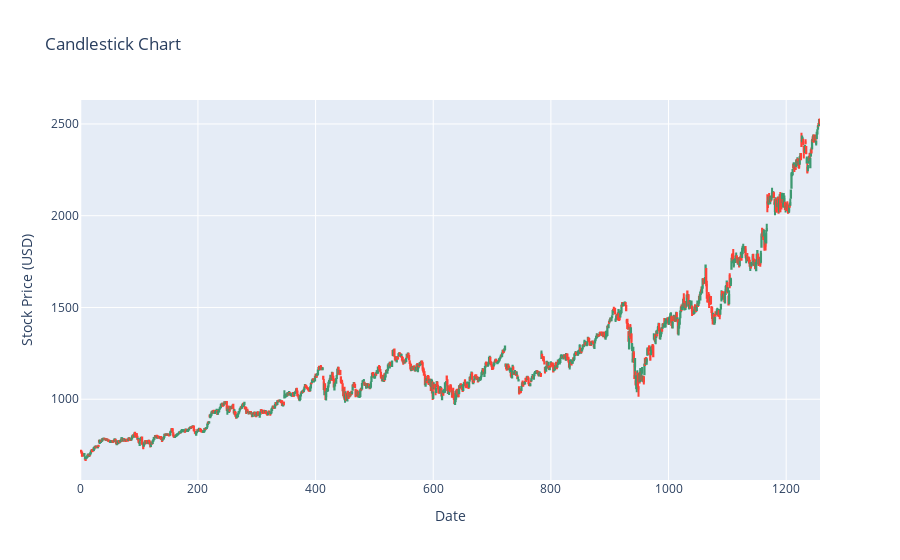

The notebook cell saved with this chart:
### Markdown cell above
**Candlestick Chart:**
Displaying open, high, low, and close prices in a detailed chart.

### Code cell
import plotly.graph_objects as go

candlestick = go.Figure(data=[go.Candlestick(x=df1.index,
                                             open=df1['open'],
                                             high=df1['high'],
                                             low=df1['low'],
                                             close=df1['close'])])
candlestick.update_layout(title='Candlestick Chart',
                          xaxis_title='Date',
                          yaxis_title='Stock Price (USD)',
                          xaxis_rangeslider_visible=False)
candlestick.show()

### Figure 1 — Plotly figure (JSON) as saved in the notebook; plotly's stock layout.template omitted (floating-point values rounded to 4 significant figures; data arrays with more than 128 entries replaced by an {"elided": "..."} marker saying what was removed)
{"data": [{"close": {"elided": "1258 float values"}, "high": {"elided": "1258 float values"}, "low": {"elided": "1258 float values"}, "open": {"elided": "1258 float values"}, "type": "candlestick", "x": {"elided": "1258 int values"}}], "layout": {"title": {"text": "Candlestick Chart"}, "xaxis": {"rangeslider": {"visible": false}, "title": {"text": "Date"}}, "yaxis": {"title": {"text": "Stock Price (USD)"}}}}
